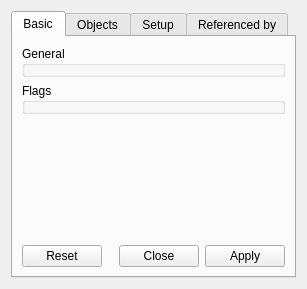
<?xml version="1.0" encoding="UTF-8"?>
<ui version="4.0">
 <class>FreezedAtomsObjectDesigner</class>
 <widget class="QWidget" name="FreezedAtomsObjectDesigner">
  <property name="geometry">
   <rect>
    <x>0</x>
    <y>0</y>
    <width>307</width>
    <height>289</height>
   </rect>
  </property>
  <property name="windowTitle">
   <string>Graphics Object</string>
  </property>
  <property name="toolTip">
   <string/>
  </property>
  <layout class="QVBoxLayout">
   <item>
    <widget class="QTabWidget" name="tabWidget">
     <property name="currentIndex">
      <number>0</number>
     </property>
     <widget class="QWidget" name="tab">
      <attribute name="title">
       <string>Basic</string>
      </attribute>
      <layout class="QVBoxLayout" name="_2">
       <item>
        <widget class="QGroupBox" name="generalGB">
         <property name="title">
          <string>General</string>
         </property>
        </widget>
       </item>
       <item>
        <widget class="QGroupBox" name="flagsGB">
         <property name="title">
          <string>Flags</string>
         </property>
        </widget>
       </item>
       <item>
        <spacer name="verticalSpacer">
         <property name="orientation">
          <enum>Qt::Vertical</enum>
         </property>
         <property name="sizeHint" stdset="0">
          <size>
           <width>20</width>
           <height>40</height>
          </size>
         </property>
        </spacer>
       </item>
       <item>
        <widget class="QDialogButtonBox" name="buttonBox">
         <property name="standardButtons">
          <set>QDialogButtonBox::Apply|QDialogButtonBox::Close|QDialogButtonBox::Reset</set>
         </property>
        </widget>
       </item>
      </layout>
     </widget>
     <widget class="QWidget" name="objectsTab">
      <attribute name="title">
       <string>Objects</string>
      </attribute>
     </widget>
     <widget class="QWidget" name="setupTab">
      <attribute name="title">
       <string>Setup</string>
      </attribute>
     </widget>
     <widget class="QWidget" name="refByTab">
      <attribute name="title">
       <string>Referenced by</string>
      </attribute>
     </widget>
    </widget>
   </item>
  </layout>
 </widget>
 <resources/>
 <connections/>
</ui>
